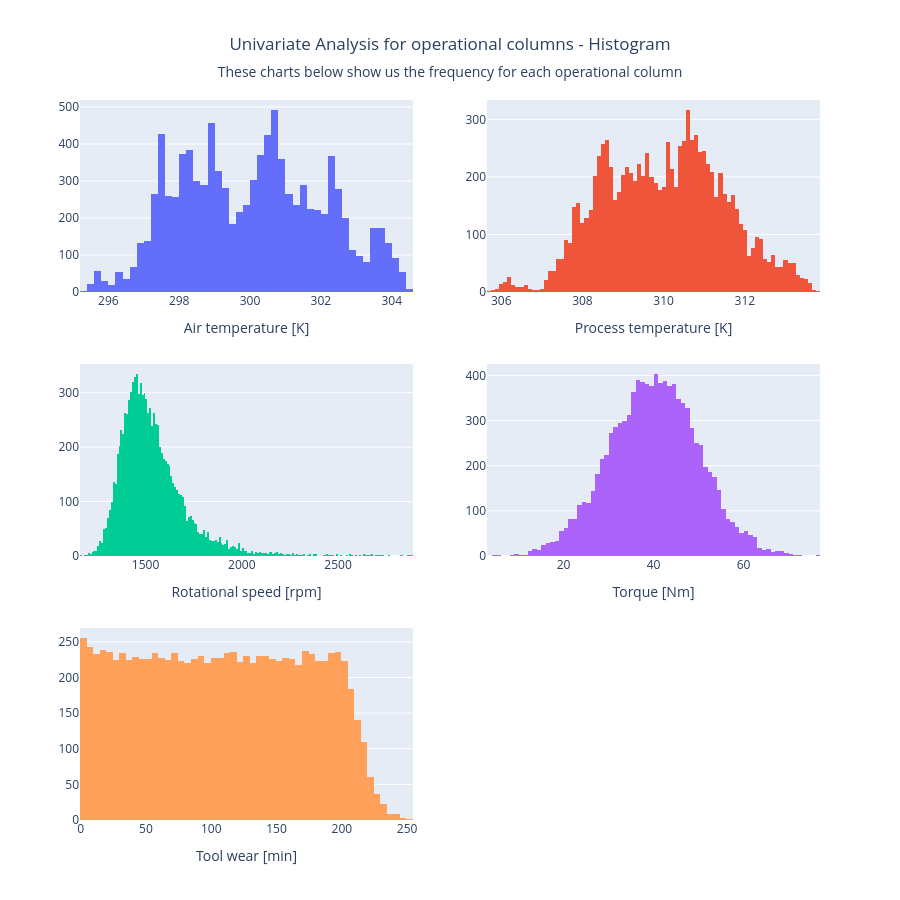

Notebook cell for this chart:
### Code cell
from plotly.subplots import make_subplots

fig = make_subplots(
    rows= 3, cols = 2
)

for i, col_name in enumerate(operational):
    row = (i//2) + 1
    col = (i% 2) + 1
    fig.add_trace(
        go.Histogram(
            x = df[col_name]
        ), row= row, col = col
    )
    fig.update_xaxes(
        title_text = col_name,
        row = row,
        col = col
    )

fig.update_layout(
    height = 900,
    title = dict(
        text = 'Univariate Analysis for operational columns - Histogram',
        subtitle = dict(text = 'These charts below show us the frequency for each operational column'),
        x = 0.5
    ),
    title_subtitle_font_size= 14,
    showlegend = False
)

fig.show()

### Figure 1 — Plotly figure (JSON) as saved in the notebook; plotly's stock layout.template omitted (floating-point values rounded to 4 significant figures; data arrays with more than 128 entries replaced by an {"elided": "..."} marker saying what was removed)
{"data": [{"type": "histogram", "x": {"elided": "9973 float values"}, "xaxis": "x", "yaxis": "y"}, {"type": "histogram", "x": {"elided": "9973 float values"}, "xaxis": "x2", "yaxis": "y2"}, {"type": "histogram", "x": {"elided": "9973 int values"}, "xaxis": "x3", "yaxis": "y3"}, {"type": "histogram", "x": {"elided": "9973 float values"}, "xaxis": "x4", "yaxis": "y4"}, {"type": "histogram", "x": {"elided": "9973 int values"}, "xaxis": "x5", "yaxis": "y5"}], "layout": {"height": 900, "showlegend": false, "title": {"subtitle": {"font": {"size": 14}, "text": "These charts below show us the frequency for each operational column"}, "text": "Univariate Analysis for operational columns - Histogram", "x": 0.5}, "xaxis": {"anchor": "y", "domain": [0, 0.45], "title": {"text": "Air temperature [K]"}}, "xaxis2": {"anchor": "y2", "domain": [0.55, 1], "title": {"text": "Process temperature [K]"}}, "xaxis3": {"anchor": "y3", "domain": [0, 0.45], "title": {"text": "Rotational speed [rpm]"}}, "xaxis4": {"anchor": "y4", "domain": [0.55, 1], "title": {"text": "Torque [Nm]"}}, "xaxis5": {"anchor": "y5", "domain": [0, 0.45], "title": {"text": "Tool wear [min]"}}, "xaxis6": {"anchor": "y6", "domain": [0.55, 1]}, "yaxis": {"anchor": "x", "domain": [0.7333, 1]}, "yaxis2": {"anchor": "x2", "domain": [0.7333, 1]}, "yaxis3": {"anchor": "x3", "domain": [0.3667, 0.6333]}, "yaxis4": {"anchor": "x4", "domain": [0.3667, 0.6333]}, "yaxis5": {"anchor": "x5", "domain": [0, 0.2667]}, "yaxis6": {"anchor": "x6", "domain": [0, 0.2667]}}}
